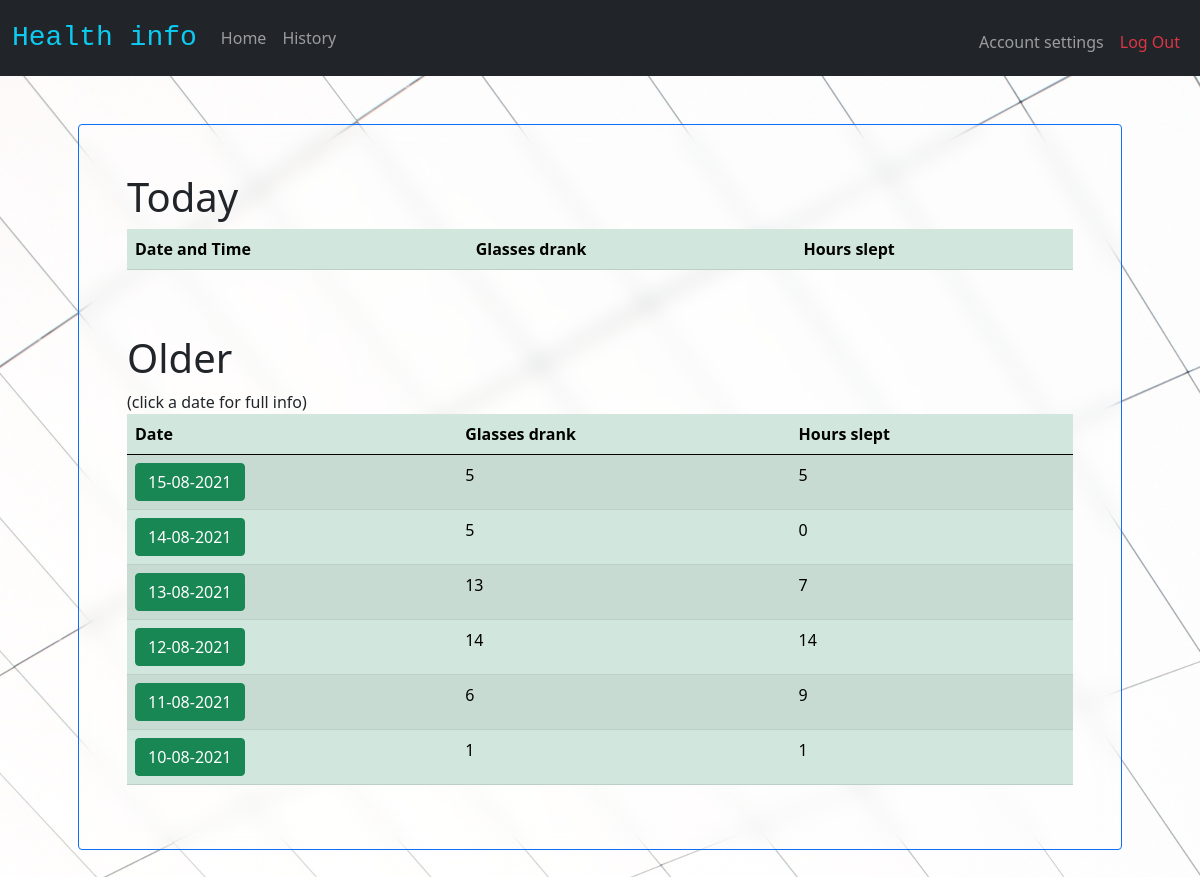
Page /history (signed in) on the earlier database version.
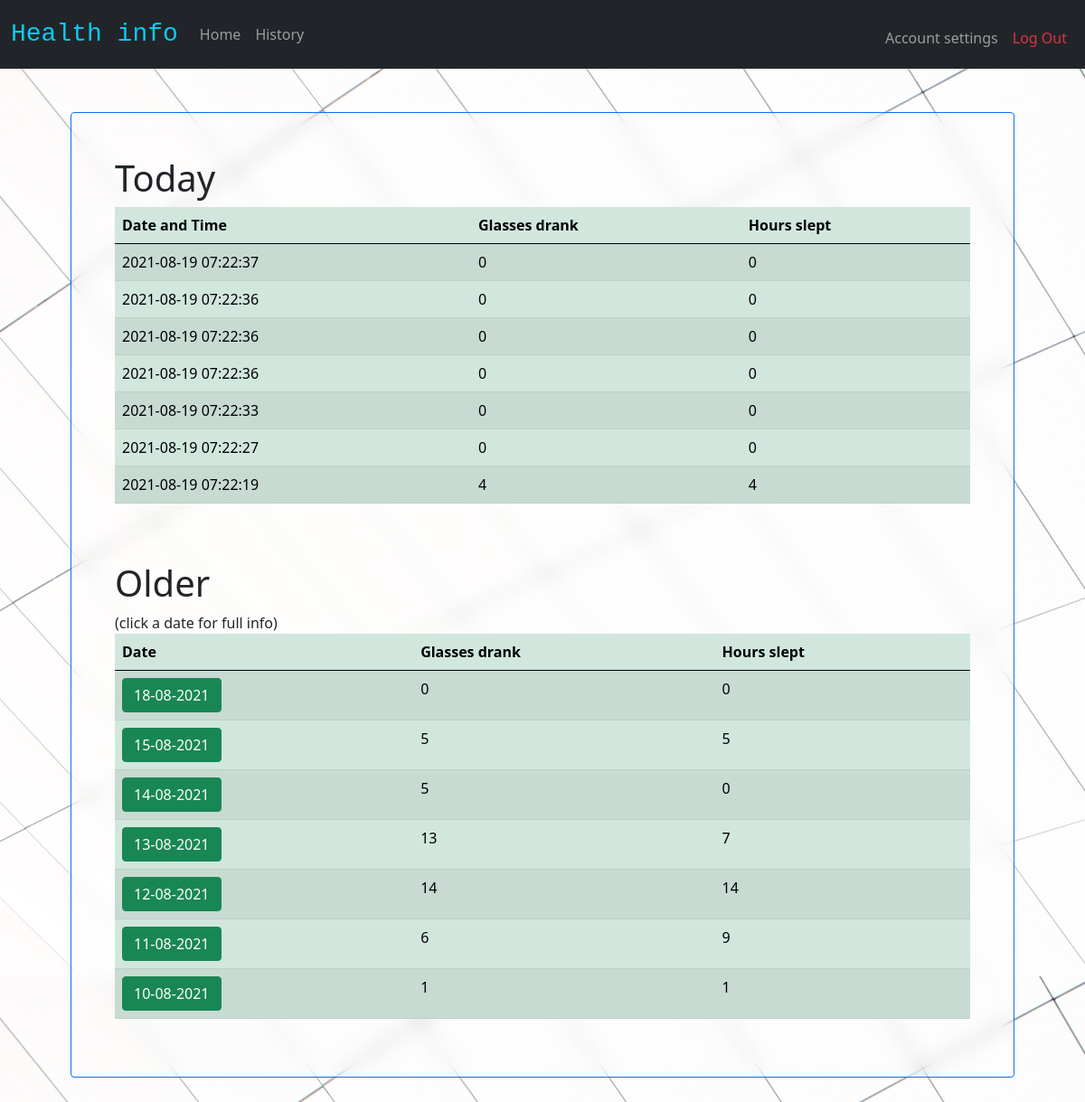
Same page on the later database version.
### tables this page shows
CREATE TABLE history(user_id INT NOT NULL, glasses INT NOT NULL DEFAULT 0, sleep INT NOT NULL DEFAULT 0, TRANSACTED DATETIME NOT NULL DEFAULT CURRENT_TIMESTAMP, FOREIGN KEY(user_id) REFERENCES users(id));

### application.py (the view)
@app.route("/history")
def history():
    if session.get("user_id") == None:
        return redirect("/login")
    today = db.execute("Select * from history where TRANSACTED between date('now', 'start of day') and date('now', 'start of day', '+1 day') AND user_id = ? ORDER BY TRANSACTED DESC", session["user_id"])
    older = db.execute("SELECT strftime('%d', TRANSACTED) as date, strftime('%d-%m-%Y', TRANSACTED) as date1, SUM(glasses) as glasses, SUM(sleep) as sleep FROM history WHERE user_id = ? AND TRANSACTED NOT between date('now', 'start of day') and date('now', 'start of day', '+1 day') GROUP BY date ORDER BY date DESC;", session["user_id"])
    return render_template("history.html", today = today, older=older)

### templates/history.html (shortened to what this page needs)
{% extends "layout.html" %}
{% block body %}
<div class = "mydiv p-5 border border-primary rounded">
<h6 class="display-6">Today</h6>
<table class="table table-success table-striped">
    <thead>
        <tr>
            <th>Date and Time</th>
            <th> Glasses drank</th>
            <th> Hours slept</th>
        </tr>
    </thead>
    {% for row in today %}
    <tr>
        <td> {{row.TRANSACTED}}</td>
        <td>{{row.glasses}}</td>
        <td>{{row.sleep}}</td>
    </tr>
    {% endfor%}
  </table>
  <br><br>
  <h6 class="display-6">Older</h6>(click a date for full info)
  <table class="table table-success table-striped">
    <thead>
        <tr>
            <th>Date </th>
            <th> Glasses drank</th>
            <th> Hours slept</th>
        </tr>
    </thead>
    {% for row in older %}
    <tr>
        <td ><form action = "/moreinfo" method ="GET"><input type = "hidden" name = "index" value = {{row.date1}}>
        <input type="submit" name="submit" value="{{row.date1}}" class="btn btn-success">
         </form></td>
        <td>{{row.glasses}}</td>
        <td>{{row.sleep}}</td>
    </tr>
    {% endfor%}
  </table>
  </div>
{% endblock %}

### templates/layout.html (shortened to what this page needs)
<!DOCTYPE html>
<html lang="en">
    <head>
        <link href="https://cdn.jsdelivr.net/npm/bootstrap@5.0.2/dist/css/bootstrap.min.css" rel="stylesheet">
        <link href="/static/styles.css" rel="stylesheet">
    </head>
    <body>
            <nav class="navbar navbar-expand navbar-dark bg-dark">
                <div class="container-fluid">
                  <a class="mt-2 navbar-brand text-info" href="/">
                    <tt><h3 class =>Health info</h3> </tt>
                  </a>
                  <div class="collapse navbar-collapse" id="navbarNav">
                  <ul class="navbar-nav mr-auto">
                    <li class="nav-item">
                      <a class="nav-link" href="/">Home</a>
                    </li>
                  </ul>
                  {% if session.user_id %}
                  <ul class = "navbar-nav me-auto mb-2">
                    <li class = "nav-item me-auto">
                      <a class="nav-link mt-2" href="/history">History</a>
                    </li>
                  </ul>
                  <ul class="navbar-nav ms-auto">
                    <li class="nav-item">
                      <a class="nav-link mt-2" href="/accountsettings">Account settings</a>
                    </li>
                    <li class="nav-item">
                      <a class="nav-link mt-2 text-danger" href="/logout">Log Out</a>
                    </li>
                  </ul>
                  {% endif %}
                </div>
              </div>
              </nav>
        <main class="container p-5">
          {% block body %}{% endblock %}
      </main>
    </body>
</html>

### static/styles.css (style rules this page uses)
body { background-color: rgb(242, 242, 255); background-image: url("b2.jpg"); }
main { overflow-x: auto; }
.mydiv { backdrop-filter: blur(10px); }

Differences in the rows shown:
added history: TRANSACTED "2021-08-19 07:22:37", glasses "0", sleep "0"
added history: TRANSACTED "2021-08-19 07:22:36", glasses "0", sleep "0"
added history: TRANSACTED "2021-08-19 07:22:36", glasses "0", sleep "0"
added history: TRANSACTED "2021-08-19 07:22:36", glasses "0", sleep "0"
added history: TRANSACTED "2021-08-19 07:22:33", glasses "0", sleep "0"
added history: TRANSACTED "2021-08-19 07:22:27", glasses "0", sleep "0"
added history: TRANSACTED "2021-08-19 07:22:19", glasses "4", sleep "4"
Other differences:
new list line: "18-08-2021 0 0"
